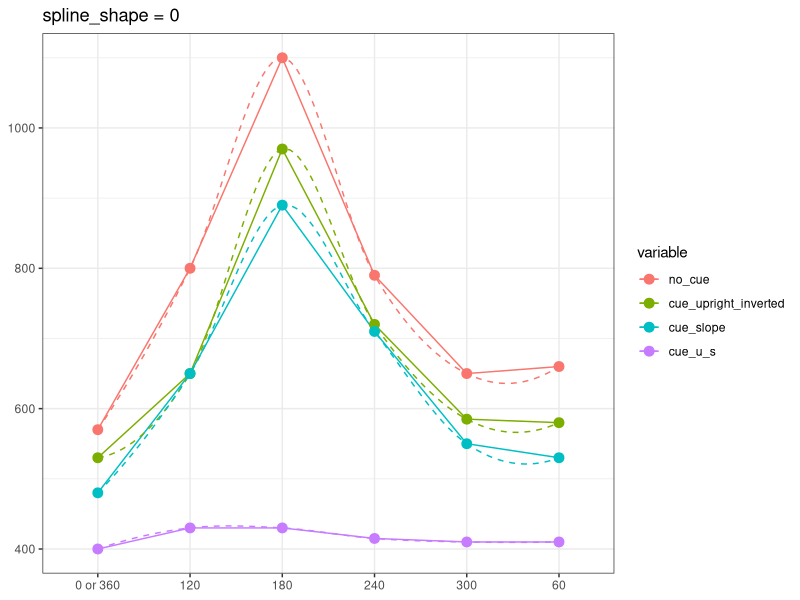

The R script that drew this image:
library(ggplot2)
library(tidyverse)
library(reshape2)

no_cue = c(570,660,800,1100,790,650)
cue_upright_inverted = c(530,580,650,970,720,585)
cue_slope = c(480,530,650,890,710,550)
cue_u_s = c(400,410,430,430,415,410)
angle = c('0 or 360','60','120','180','240','300')

df = data.frame(no_cue,cue_upright_inverted,cue_slope,cue_u_s,angle)

df = melt(df, id="angle",value.name = 'value')  

df = data.frame(df)
df$value = as.numeric(df$value)

p = ggplot(data = df,aes(x = angle, y = value, group = factor(variable), color = variable)) +
#  geom_col(fill = 'black',width = .5)+
  geom_line()+
  geom_smooth(se=FALSE, linetype="dashed", size=0.5) +
#  geom_xspline(size=0.5)+
  geom_point(size=3)+
  theme_bw()+
#  theme_classic()+
#  theme(axis.text.x = element_text(face="bold", size=12),axis.text.y = element_text(face="bold", size=12))+
#  scale_y_continuous(expand=c(0,0), limits=c(0, 35), breaks=seq(0, 35, by=5),sec.axis = sec_axis(~.+5,name="Number"))+
#  geom_text(aes(Var1,prob+2,label = label),size = 4,fontface = "bold",hjust = 0.5,vjust = 1)+  
#  theme(axis.line.x=element_line(size=.5, colour="black"),
#        axis.line.y=element_line(size=.5, colour="black"),
#        axis.title.x=element_text(colour='black', size=16,face = "bold"),
#        axis.title.y=element_text(colour='black', size=16,face = "bold"),
#        axis.ticks = element_line(color = "black"),
#        axis.ticks.length = unit(0.2,"lines"), #控制坐标轴深处标签
#        axis.line = element_line(colour = "black",size = 14), 
#        axis.text.y = element_text(colour='black',size=10),
#        panel.border = element_blank(),
#        panel.background = element_blank(),
#        axis.text.x = element_text(angle = 45,colour = "black",size = 10,vjust = 0.8,hjust = 0.8))+
  ggtitle("spline_shape = 0")+
  labs(x=NULL,y=NULL)

